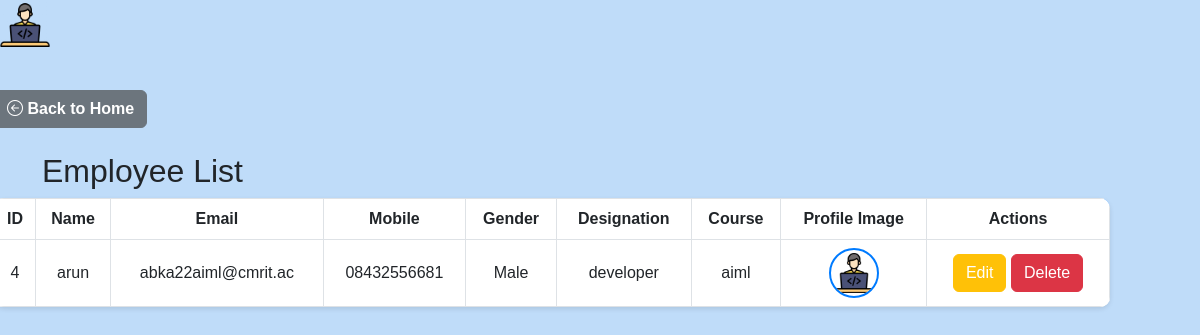
The app's page /employee_list/ (signed in), older data.
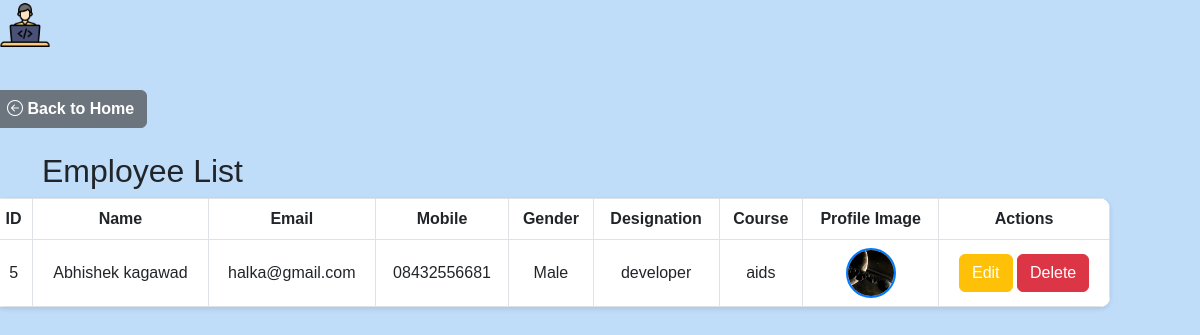
The same page, newer data.
### app1/models.py (models this page shows, shortened)
class Employee(models.Model):
    DESIGNATION_CHOICES = [
        ('developer', 'Developer'),
        ('manager', 'Manager'),
        ('hr', 'HR'),
    ]
    name = models.CharField(max_length=100)
    email = models.EmailField(unique=True)
    mobile = models.CharField(max_length=15)
    gender_choices = [
        ('M', 'Male'),
        ('F', 'Female'),
        ('O', 'Other')
    ]
    gender = models.CharField(max_length=1, choices=gender_choices)
    designation = models.CharField(max_length=100)
    course = models.CharField(max_length=100)
    profile_image = models.ImageField(upload_to='employee_images/', null=True, blank=True)

### app1/views.py (the view)
# urls.py: path('employee_list/', views.employee_list, name='employee_list'),
@login_required
def employee_list(request):
    employees = Employee.objects.all()  # Fetch all employees from the database
    return render(request, 'employee_list.html', {'employees': employees})

### templates/employee_list.html (shortened to what this page needs)
<!DOCTYPE html>
<html lang="en">
<head>
    {% load static %}
    <link href="https://cdn.jsdelivr.net/npm/bootstrap@5.3.0-alpha1/dist/css/bootstrap.min.css" rel="stylesheet">
    <link rel="stylesheet" href="{% static 'css/employeelist.css' %}">
    <link href="https://cdn.jsdelivr.net/npm/bootstrap-icons/font/bootstrap-icons.css" rel="stylesheet">
</head>
<body>
            <div class="logo-container  ">
                <img src="{% static 'images/emp.png' %}" alt="Logo" class="logo-img">
            </div>
<br>
    <div class="container mt-5">
        <a href="{% url 'home' %}" class="btn btn-secondary mb-4">
            <i class="bi bi-arrow-left-circle"></i> Back to Home
        </a>
        <h2>Employee List</h2>
        <table class="table table-bordered">
            <thead>
                <tr>
                    <th>ID</th>
                    <th>Name</th>
                    <th>Email</th>
                    <th>Mobile</th>
                    <th>Gender</th>
                    <th>Designation</th>
                    <th>Course</th>
                    <th>Profile Image</th>
                    <th>Actions</th>
                </tr>
            </thead>
            <tbody>
                {% for employee in employees %}
                <tr>
                    <td>{{ employee.id }}</td>
                    <td>{{ employee.name }}</td>
                    <td>{{ employee.email }}</td>
                    <td>{{ employee.mobile }}</td>
                    <td>{{ employee.get_gender_display }}</td>
                    <td>{{ employee.designation }}</td>
                    <td>{{ employee.course }}</td>
                    <td>
                        {% if employee.profile_image %}
                        <img src="{{ employee.profile_image.url }}" alt="Profile Image"
                            style="width: 50px; height: 50px;">
                        {% else %}
                        No Image
                        {% endif %}
                    </td>
                    <td>
                        <a href="{% url 'edit_employee' employee.id %}" class="btn btn-warning">Edit</a>
                        <form action="{% url 'delete_employee' employee.id %}" method="POST" style="display:inline;" onsubmit="return confirmDelete();">
                            <button type="submit" class="btn btn-danger">Delete</button>
                        </form>
                    </td>
                </tr>
                {% endfor %}
            </tbody>
        </table>
    </div>
</body>
</html>

### static/css/employeelist.css (style rules this page uses)
body { font-family: 'Arial', sans-serif; background-color: #bfdcf9; margin: 0; padding: 0; color: #212529; }
.logo-container { text-align:left; }
.logo-img { width: 50px; height: auto; }
.btn-secondary { margin-left: -3rem; margin-top: -2rem; background-color: #6c757d; border-color: #6c757d; font-weight: bold; }
.table { margin-left: -3rem; background-color: #ffffff; border-radius: 10px; overflow: hidden; box-shadow: 0 2px 5px rgba(0, 0, 0, 0.1); }
.table th, .table td { text-align: center; vertical-align: middle; }
.table thead { background-color: #007bff; color: #ffffff; font-weight: bold; }
.table tbody tr:nth-child(odd) { background-color: #f2f2f2; }
.table td img { border-radius: 50%; border: 2px solid #007bff; object-fit: cover; }
.btn-warning { color: #fff; background-color: #ffc107; border-color: #ffc107; }
.btn-danger { background-color: #dc3545; border-color: #dc3545; }

Row changes from the older to the newer data that the page shows:
removed Employee: id "4", name "arun", email "abka22aiml@cmrit.ac", mobile "08432556681", gender "Male", designation "developer", course "aiml", profile_image (picture)
added Employee: id "5", name "Abhishek kagawad", email "halka@gmail.com", mobile "08432556681", gender "Male", designation "developer", course "aids", profile_image (picture)
